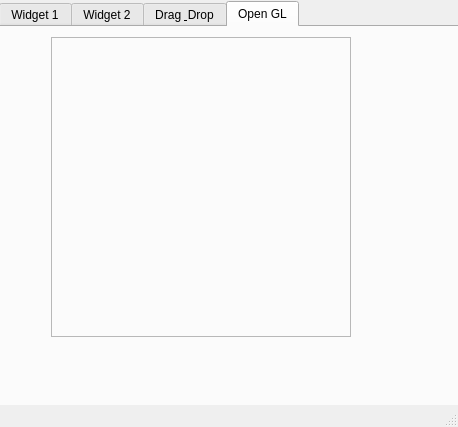
<?xml version="1.0" encoding="UTF-8"?>
<ui version="4.0">
 <class>MainWindow</class>
 <widget class="QMainWindow" name="MainWindow">
  <property name="geometry">
   <rect>
    <x>0</x>
    <y>0</y>
    <width>458</width>
    <height>427</height>
   </rect>
  </property>
  <property name="windowTitle">
   <string>MainWindow</string>
  </property>
  <widget class="QWidget" name="centralwidget">
   <widget class="QTabWidget" name="tabWidget">
    <property name="geometry">
     <rect>
      <x>-1</x>
      <y>1</y>
      <width>471</width>
      <height>411</height>
     </rect>
    </property>
    <property name="acceptDrops">
     <bool>true</bool>
    </property>
    <property name="currentIndex">
     <number>3</number>
    </property>
    <widget class="QWidget" name="tab">
     <attribute name="title">
      <string>Widget 1</string>
     </attribute>
    </widget>
    <widget class="QWidget" name="tab_2">
     <attribute name="title">
      <string>Widget 2</string>
     </attribute>
    </widget>
    <widget class="QWidget" name="tab_drag_drop">
     <attribute name="title">
      <string>Drag &amp; Drop</string>
     </attribute>
     <widget class="QComboBox" name="comboBox">
      <property name="geometry">
       <rect>
        <x>130</x>
        <y>20</y>
        <width>111</width>
        <height>22</height>
       </rect>
      </property>
      <property name="minimumSize">
       <size>
        <width>111</width>
        <height>22</height>
       </size>
      </property>
      <property name="acceptDrops">
       <bool>true</bool>
      </property>
      <property name="editable">
       <bool>true</bool>
      </property>
     </widget>
     <widget class="QLineEdit" name="lineEdit">
      <property name="geometry">
       <rect>
        <x>10</x>
        <y>20</y>
        <width>113</width>
        <height>21</height>
       </rect>
      </property>
      <property name="dragEnabled">
       <bool>true</bool>
      </property>
     </widget>
     <widget class="QPushButton" name="pushButton">
      <property name="geometry">
       <rect>
        <x>250</x>
        <y>20</y>
        <width>161</width>
        <height>23</height>
       </rect>
      </property>
      <property name="acceptDrops">
       <bool>true</bool>
      </property>
      <property name="text">
       <string>DragButton</string>
      </property>
     </widget>
     <widget class="QListWidget" name="listWidget">
      <property name="geometry">
       <rect>
        <x>10</x>
        <y>50</y>
        <width>211</width>
        <height>331</height>
       </rect>
      </property>
      <property name="dragEnabled">
       <bool>true</bool>
      </property>
      <property name="dragDropMode">
       <enum>QAbstractItemView::DragDrop</enum>
      </property>
      <item>
       <property name="text">
        <string>Item 1</string>
       </property>
      </item>
      <item>
       <property name="text">
        <string>Item2</string>
       </property>
      </item>
      <item>
       <property name="text">
        <string>Item 3</string>
       </property>
      </item>
      <item>
       <property name="text">
        <string>Item 4</string>
       </property>
      </item>
     </widget>
     <widget class="QListWidget" name="listWidget_2">
      <property name="geometry">
       <rect>
        <x>230</x>
        <y>50</y>
        <width>221</width>
        <height>331</height>
       </rect>
      </property>
      <property name="dragEnabled">
       <bool>true</bool>
      </property>
      <property name="dragDropMode">
       <enum>QAbstractItemView::DragDrop</enum>
      </property>
     </widget>
    </widget>
    <widget class="QWidget" name="tab_7">
     <attribute name="title">
      <string>Open GL</string>
     </attribute>
     <widget class="QFrame" name="frame_gl">
      <property name="geometry">
       <rect>
        <x>50</x>
        <y>10</y>
        <width>300</width>
        <height>300</height>
       </rect>
      </property>
      <property name="frameShape">
       <enum>QFrame::StyledPanel</enum>
      </property>
      <property name="frameShadow">
       <enum>QFrame::Raised</enum>
      </property>
     </widget>
    </widget>
   </widget>
  </widget>
  <widget class="QStatusBar" name="statusbar"/>
 </widget>
 <resources/>
 <connections/>
</ui>
